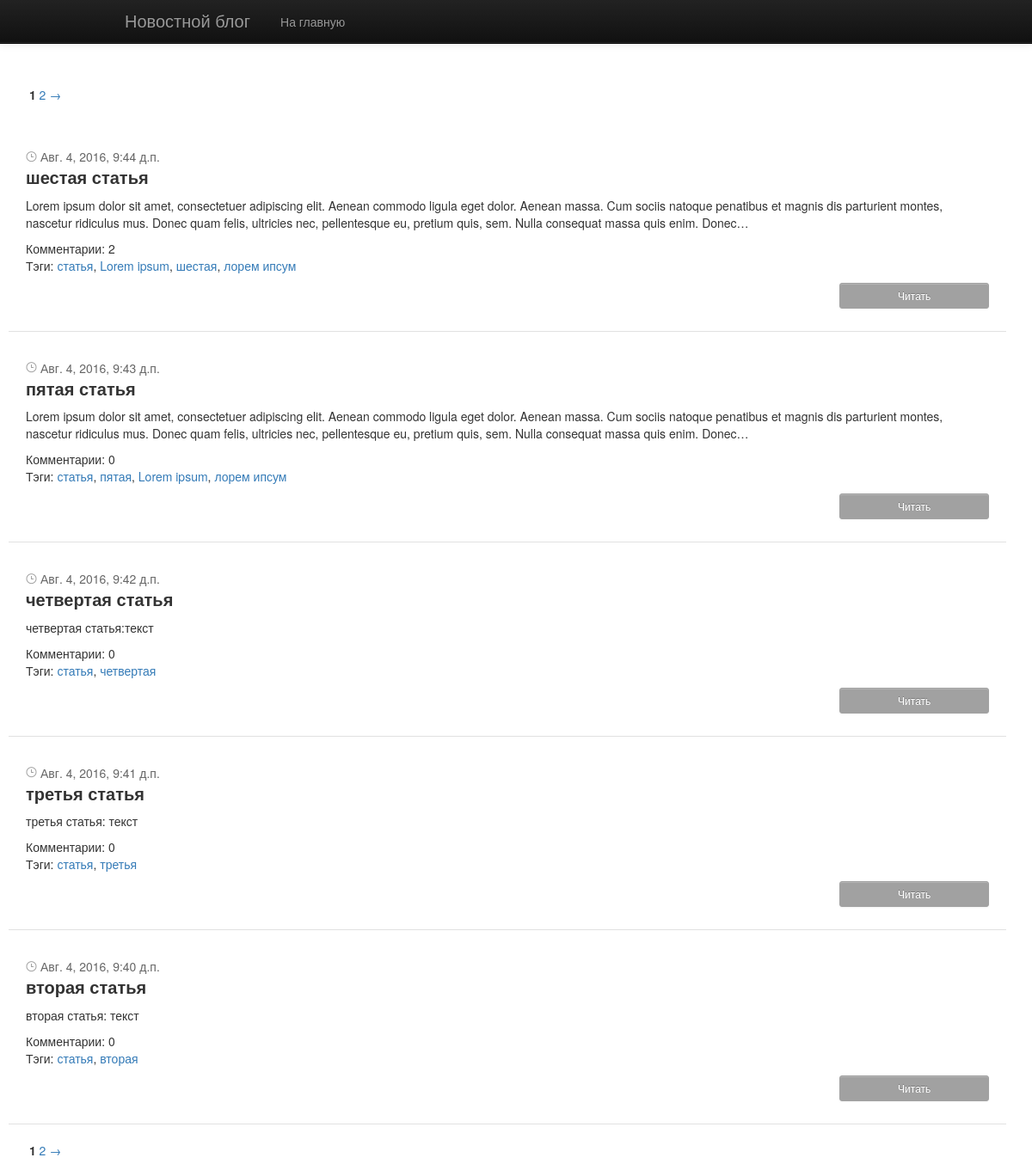
Screenshot of /blog/ with the database file from the repository.
### blog/models.py (models this page shows, shortened)
class Article(models.Model):
    title = models.CharField('Заголовок статьи', max_length=400)
    articleContent = models.TextField('Текст статьи')
    pub_date = models.DateTimeField('Дата и время публикации', blank=True)
    tags = TaggableManager()  # поле тега
    def get_absolute_url(self):
        return "/blog/%i/" % self.id

### blog/views.py (the view)
class ArticlesView(ListView):
    model = Article
    context_object_name = 'articles'
    template_name = 'blog/article_list.html'
    def get_queryset(self):
        articles = Article.objects.all().order_by('-id')
        paginator = Paginator(articles, 5)
        page = self.request.GET.get('page')
        try:
            articles = paginator.page(page)
        except PageNotAnInteger:
            articles = paginator.page(1)
        except EmptyPage:
            articles = paginator.page(paginator.num_pages)
        return articles

### blog/templates/blog/article_list.html (shortened to what this page needs)
﻿{% extends 'blog/base.html' %}
{% block content %}
    {% include "blog/pagination.html" %}
    {% for article in object_list %}
        <div class="post post_list">
            <div class="post__time">{{ article.pub_date }}</div>
            <div class="post__title">{{ article.title }}</div>
            <div class="post__entry">
                <p>{{ article.articleContent|truncatechars:300}}</p>
                Комментарии: {{ article.comments.count }}
                {% include "blog/tag_list.html" %}
                <p class="post__more text-right"><a href="{{ article.get_absolute_url }}"  class="btn btn-primary btn-sm">Читать</a></p>
             </div>
         </div>
    {% empty %}
    <p>Нет постов</p>
    {% endfor %}
    {% include "blog/pagination.html" %}
{% endblock %}

### blog/templates/blog/base.html (shortened to what this page needs)
<!DOCTYPE html PUBLIC "-//W3C//DTD XHTML 1.1//EN" "http://www.w3.org/TR/xhtml11/DTD/xhtml11.dtd">
<html xmlns="http://www.w3.org/1999/xhtml" xml:lang="ru">
    <head>
        {% load static %}
        <link type="text/css" href="{% static 'blog/bootstrap/css/bootstrap.css' %}" rel="stylesheet" />
        <link type="text/css" href="{% static 'blog/bootstrap.min.css' %}" rel="stylesheet" />
        <link type="text/css" href="{% static 'blog/style.css' %}" rel="stylesheet" />
    </head>
<body>
<div class="navbar navbar-inverse navbar-fixed-top">
    <div class="navbar-inner">
        <div class="container">
            <div class="brand">Новостной блог</div>
            <ol class="nav" style="margin: 5px 0 0 0">
                <li><a href="{% url 'blog:list' %}" class="toMain">На главную</a></li>
            </ol>
        </div>
    </div>
</div>
<div class="container">
     {% block content %}Empty page{% endblock %}
</div>
</body>
</html>

### blog/templates/blog/pagination.html (shortened to what this page needs)
<div class="pagination">
   {% if articles.paginator.num_pages > 1 %}
       {% for num in articles.paginator.page_range %}
           {% if num == articles.number %}
               <span class="current"><b>{{ num }}</b></span>
           {% else %}
               <a href="?page={{ num }}"> {{ num }}</a>
           {% endif %}
       {% endfor %}
       {% if articles.has_next %}
           <a href="?page={{ articles.next_page_number }}">→</a>
       {% endif %}
   {% endif %}
</div>

### blog/templates/blog/tag_list.html (shortened to what this page needs)
    {% if article.tags %}
        <p>Тэги:
        {% for tag in article.tags.all %}
            <a href="{% url 'blog:article_tags' tag%}">{{tag}}</a>{% if not forloop.last %},{% endif%}
        {% endfor %}
        </p>
    {% endif %}

### blog/static/blog/style.css (style rules this page uses)
html { font-size: 16px; }
.post { margin-left: -20px; padding: 32px 20px 16px; cursor: pointer; transition-property: box-shadow; transition-duration: 0.2s; }
.post_list { border-bottom: 1px solid #e1e1e1; }
.post__time { display: inline-block; padding-left: 17px; color: #666; }
.post__title { font-size: 20px; font-weight: bold; margin-top: 0; margin-bottom: 8px; }
.post__more .btn-primary { border-color: #a1a1a1; background-color: #a1a1a1; padding-left:50pt; padding-right:50pt; }

### blog/templates/blog/base.html (style rules this page uses)
body { padding-top: 60px; }

### rows the page displays
Article: pub_date "Авг. 4, 2016, 9:44 д.п.", title "шестая статья", articleContent "Lorem ipsum dolor sit amet, consectetuer adipiscing elit. Aenean commodo ligula eget dolor. Aenean massa. Cum sociis natoque penatibus et magnis dis parturient montes, nascetur ridiculus mus. Donec quam felis, ultricies nec, pellentesque eu, pretium quis, sem. Nulla consequat massa quis enim. Donec…", comments.count "2"
Tag: name "статья"
Tag: name "Lorem ipsum"
Tag: name "шестая"
Tag: name "лорем ипсум"
Article: pub_date "Авг. 4, 2016, 9:43 д.п.", title "пятая статья", articleContent "Lorem ipsum dolor sit amet, consectetuer adipiscing elit. Aenean commodo ligula eget dolor. Aenean massa. Cum sociis natoque penatibus et magnis dis parturient montes, nascetur ridiculus mus. Donec quam felis, ultricies nec, pellentesque eu, pretium quis, sem. Nulla consequat massa quis enim. Donec…", comments.count "0"
Tag: name "пятая"
Article: pub_date "Авг. 4, 2016, 9:42 д.п.", title "четвертая статья", articleContent "четвертая статья:текст", comments.count "0"
Tag: name "четвертая"
Article: pub_date "Авг. 4, 2016, 9:41 д.п.", title "третья статья", articleContent "третья статья: текст", comments.count "0"
Tag: name "третья"
Article: pub_date "Авг. 4, 2016, 9:40 д.п.", title "вторая статья", articleContent "вторая статья: текст", comments.count "0"
Tag: name "вторая"

### other values shown
{{ num }} "1" "1"
{{ num }} "2" "2"
